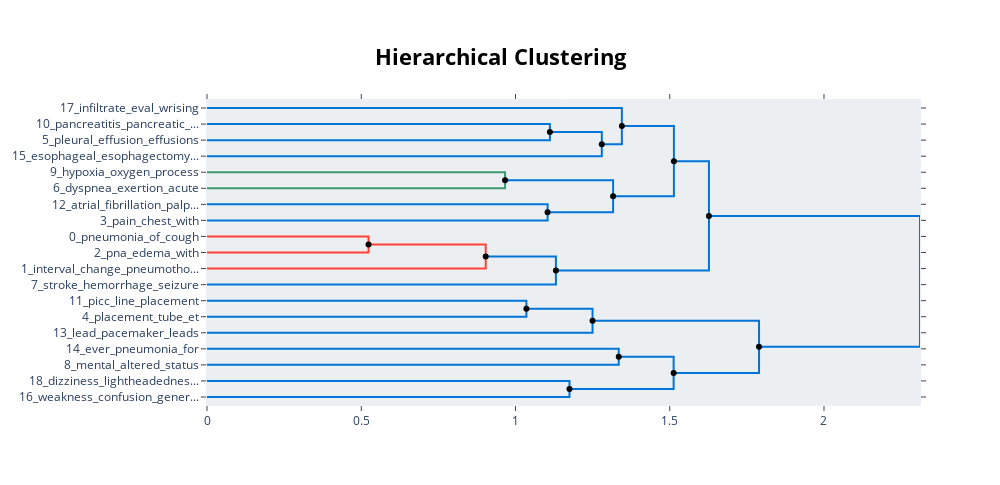

Notebook code cell kept with this figure:
### Markdown cell above
### Visualizing the hierarchical structure

### Code cell
topic_model.visualize_hierarchy(hierarchical_topics=hierarchical_topics)

### Figure 1 — Plotly figure (JSON) as saved in the notebook; plotly's stock layout.template omitted (floating-point values rounded to 4 significant figures)
{"data": [{"hoverinfo": "text", "marker": {"color": "rgb(0,116,217)"}, "mode": "lines", "text": ["pain_chest_with_abdominal_process", "", "", "atrial_fibrillation_palpitations_syncope_heart"], "type": "scatter", "x": [0, 1.112, 1.112, 0], "xaxis": "x", "y": [-15, -15, -25, -25], "yaxis": "y"}, {"hoverinfo": "text", "marker": {"color": "rgb(0,116,217)"}, "mode": "lines", "text": ["infiltrate_eval_wrising_as_with", "", "", "atrial_fibrillation_palpitations_syncope_heart"], "type": "scatter", "x": [1.112, 1.28, 1.28, 0], "xaxis": "x", "y": [-20, -20, -35, -35], "yaxis": "y"}, {"hoverinfo": "text", "marker": {"color": "rgb(0,116,217)"}, "mode": "lines", "text": ["dyspnea_exertion_acute_on_fluid", "", "", "hypoxia_oxygen_process_and_acute"], "type": "scatter", "x": [0, 1.345, 1.345, 1.28], "xaxis": "x", "y": [-5, -5, -27.5, -27.5], "yaxis": "y"}, {"hoverinfo": "text", "marker": {"color": "rgb(61,153,112)"}, "mode": "lines", "text": ["pneumonia_of_cough_breath_shortness", "", "", "pna_edema_with_pulmonary_for"], "type": "scatter", "x": [0, 0.9662, 0.9662, 0], "xaxis": "x", "y": [-45, -45, -55, -55], "yaxis": "y"}, {"hoverinfo": "text", "marker": {"color": "rgb(0,116,217)"}, "mode": "lines", "text": ["pneumonia_of_cough_breath_shortness", "", "", "interval_change_pneumothorax_sp_for"], "type": "scatter", "x": [0, 1.104, 1.104, 0], "xaxis": "x", "y": [-65, -65, -75, -75], "yaxis": "y"}, {"hoverinfo": "text", "marker": {"color": "rgb(0,116,217)"}, "mode": "lines", "text": ["stroke_hemorrhage_seizure_subarachnoid_and", "", "", "interval_change_pneumothorax_sp_for"], "type": "scatter", "x": [0.9662, 1.316, 1.316, 1.104], "xaxis": "x", "y": [-50, -50, -70, -70], "yaxis": "y"}, {"hoverinfo": "text", "marker": {"color": "rgb(0,116,217)"}, "mode": "lines", "text": ["stroke_hemorrhage_seizure_subarachnoid_and", "", "", "pleural_effusion_effusions_for_with"], "type": "scatter", "x": [1.345, 1.514, 1.514, 1.316], "xaxis": "x", "y": [-16.25, -16.25, -60, -60], "yaxis": "y"}, {"hoverinfo": "text", "marker": {"color": "rgb(255,65,54)"}, "mode": "lines", "text": ["stroke_hemorrhage_seizure_subarachnoid_and", "", "", "pancreatitis_pancreatic_cancer_volume_with"], "type": "scatter", "x": [0, 0.5236, 0.5236, 0], "xaxis": "x", "y": [-85, -85, -95, -95], "yaxis": "y"}, {"hoverinfo": "text", "marker": {"color": "rgb(255,65,54)"}, "mode": "lines", "text": ["stroke_hemorrhage_seizure_subarachnoid_and", "", "", "pancreatitis_pancreatic_cancer_volume_with"], "type": "scatter", "x": [0.5236, 0.9035, 0.9035, 0], "xaxis": "x", "y": [-90, -90, -105, -105], "yaxis": "y"}, {"hoverinfo": "text", "marker": {"color": "rgb(0,116,217)"}, "mode": "lines", "text": ["stroke_hemorrhage_seizure_subarachnoid_and", "", "", "pancreatitis_pancreatic_cancer_volume_with"], "type": "scatter", "x": [0.9035, 1.131, 1.131, 0], "xaxis": "x", "y": [-97.5, -97.5, -115, -115], "yaxis": "y"}, {"hoverinfo": "text", "marker": {"color": "rgb(0,116,217)"}, "mode": "lines", "text": ["placement_tube_et_ett_intubation", "", "", "picc_line_placement_ij_central"], "type": "scatter", "x": [1.514, 1.627, 1.627, 1.131], "xaxis": "x", "y": [-38.12, -38.12, -106.2, -106.2], "yaxis": "y"}, {"hoverinfo": "text", "marker": {"color": "rgb(0,116,217)"}, "mode": "lines", "text": ["lead_pacemaker_leads_pp_placement", "", "", "picc_line_placement_ij_central"], "type": "scatter", "x": [0, 1.035, 1.035, 0], "xaxis": "x", "y": [-125, -125, -135, -135], "yaxis": "y"}, {"hoverinfo": "text", "marker": {"color": "rgb(0,116,217)"}, "mode": "lines", "text": ["mental_altered_status_delirium_pneumonia", "", "", "esophageal_esophagectomy_interval_sp_invasive"], "type": "scatter", "x": [1.035, 1.25, 1.25, 0], "xaxis": "x", "y": [-130, -130, -145, -145], "yaxis": "y"}, {"hoverinfo": "text", "marker": {"color": "rgb(0,116,217)"}, "mode": "lines", "text": ["ever_pneumonia_for_and_seven", "", "", "esophageal_esophagectomy_interval_sp_invasive"], "type": "scatter", "x": [0, 1.335, 1.335, 0], "xaxis": "x", "y": [-155, -155, -165, -165], "yaxis": "y"}, {"hoverinfo": "text", "marker": {"color": "rgb(0,116,217)"}, "mode": "lines", "text": ["weakness_confusion_generalized_with_word", "", "", "dizziness_lightheadedness_weakness_headache_intake"], "type": "scatter", "x": [0, 1.175, 1.175, 0], "xaxis": "x", "y": [-175, -175, -185, -185], "yaxis": "y"}, {"hoverinfo": "text", "marker": {"color": "rgb(0,116,217)"}, "mode": "lines", "text": ["weakness_confusion_generalized_with_word", "", "", "dizziness_lightheadedness_weakness_headache_intake"], "type": "scatter", "x": [1.335, 1.513, 1.513, 1.175], "xaxis": "x", "y": [-160, -160, -180, -180], "yaxis": "y"}, {"hoverinfo": "text", "marker": {"color": "rgb(0,116,217)"}, "mode": "lines", "text": ["weakness_confusion_generalized_with_word", "", "", "dizziness_lightheadedness_weakness_headache_intake"], "type": "scatter", "x": [1.25, 1.789, 1.789, 1.513], "xaxis": "x", "y": [-137.5, -137.5, -170, -170], "yaxis": "y"}, {"hoverinfo": "text", "marker": {"color": "rgb(0,116,217)"}, "mode": "lines", "text": ["weakness_confusion_generalized_with_word", "", "", "dizziness_lightheadedness_weakness_headache_intake"], "type": "scatter", "x": [1.627, 2.311, 2.311, 1.789], "xaxis": "x", "y": [-72.19, -72.19, -153.8, -153.8], "yaxis": "y"}, {"hoverinfo": "text", "hovertext": ["infiltrate_eval_wrising_as_with", "stroke_hemorrhage_seizure_subarachnoid_and", "stroke_hemorrhage_seizure_subarachnoid_and", "stroke_hemorrhage_seizure_subarachnoid_and", "stroke_hemorrhage_seizure_subarachnoid_and", "placement_tube_et_ett_intubation", "mental_altered_status_delirium_pneumonia", "weakness_confusion_generalized_with_word", "weakness_confusion_generalized_with_word", "weakness_confusion_generalized_with_word"], "marker": {"color": "black"}, "mode": "markers", "showlegend": false, "type": "scatter", "x": [1.112, 0.9662, 1.345, 0.5236, 0.9035, 1.514, 1.035, 1.335, 1.25, 1.627], "y": [-20, -50, -16.25, -90, -97.5, -38.12, -130, -160, -137.5, -72.19]}, {"hoverinfo": "text", "hovertext": ["hypoxia_oxygen_process_and_acute", "interval_change_pneumothorax_sp_for", "pleural_effusion_effusions_for_with", "picc_line_placement_ij_central", "dizziness_lightheadedness_weakness_headache_intake", "dizziness_lightheadedness_weakness_headache_intake", "dizziness_lightheadedness_weakness_headache_intake"], "marker": {"color": "black"}, "mode": "markers", "showlegend": false, "type": "scatter", "x": [1.28, 1.104, 1.316, 1.131, 1.175, 1.513, 1.789], "y": [-27.5, -70, -60, -106.2, -180, -170, -153.8]}], "layout": {"autosize": false, "height": 485, "hoverlabel": {"bgcolor": "white", "font": {"family": "Rockwell", "size": 16}}, "hovermode": "closest", "plot_bgcolor": "#ECEFF1", "showlegend": false, "title": {"font": {"color": "Black", "size": 22}, "text": "<b>Hierarchical Clustering</b>", "x": 0.5, "xanchor": "center", "yanchor": "top"}, "width": 1000, "xaxis": {"mirror": "allticks", "rangemode": "tozero", "showgrid": false, "showline": true, "showticklabels": true, "ticks": "outside", "type": "linear", "zeroline": false}, "yaxis": {"mirror": "allticks", "range": [-190, 0], "rangemode": "tozero", "showgrid": false, "showline": true, "showticklabels": true, "tickmode": "array", "ticks": "outside", "ticktext": ["17_infiltrate_eval_wrising", "10_pancreatitis_pancreatic_...", "5_pleural_effusion_effusions", "15_esophageal_esophagectomy...", "9_hypoxia_oxygen_process", "6_dyspnea_exertion_acute", "12_atrial_fibrillation_palp...", "3_pain_chest_with", "0_pneumonia_of_cough", "2_pna_edema_with", "1_interval_change_pneumotho...", "7_stroke_hemorrhage_seizure", "11_picc_line_placement", "4_placement_tube_et", "13_lead_pacemaker_leads", "14_ever_pneumonia_for", "8_mental_altered_status", "18_dizziness_lightheadednes...", "16_weakness_confusion_gener..."], "tickvals": [-5, -15, -25, -35, -45, -55, -65, -75, -85, -95, -105, -115, -125, -135, -145, -155, -165, -175, -185], "type": "linear", "zeroline": false}}}
